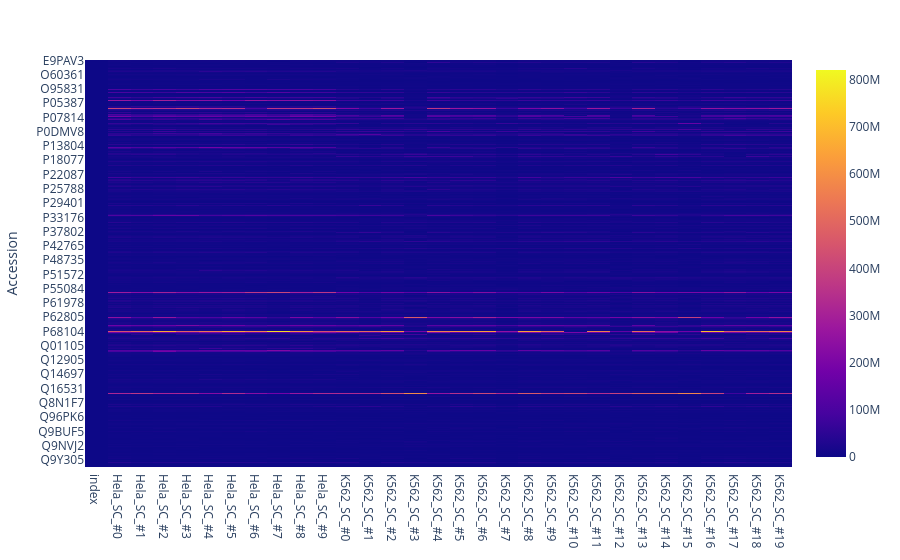

The notebook cell this image was saved under:
### Code cell
# Protein Abundance Heat Map
plot_options={
            "compare groups": ["Hela_SC","K562_SC"],
            "log2_transform": False,
            "significant_only": False,
            "alpha": 0.05, 
            "min_fold_change": 2
        }
figure, _, _ =plotter.heatmap_plots(data_obj, plot_options, saved_settings, missing_value_thresh=33)
figure.show()

### Figure 1 — Plotly figure (JSON) as saved in the notebook; plotly's stock layout.template omitted (floating-point values rounded to 4 significant figures; data arrays with more than 128 entries replaced by an {"elided": "..."} marker saying what was removed)
{"data": [{"coloraxis": "coloraxis", "hovertemplate": "x: %{x}<br>Accession: %{y}<br>color: %{z}<extra></extra>", "name": "0", "type": "heatmap", "x": ["index", "Hela_SC_#0", "Hela_SC_#1", "Hela_SC_#2", "Hela_SC_#3", "Hela_SC_#4", "Hela_SC_#5", "Hela_SC_#6", "Hela_SC_#7", "Hela_SC_#8", "Hela_SC_#9", "Hela_SC_#1", "Hela_SC_#1", "Hela_SC_#1", "Hela_SC_#1", "Hela_SC_#1", "Hela_SC_#1", "Hela_SC_#1", "Hela_SC_#1", "Hela_SC_#1", "Hela_SC_#1", "K562_SC_#0", "K562_SC_#1", "K562_SC_#2", "K562_SC_#3", "K562_SC_#4", "K562_SC_#5", "K562_SC_#6", "K562_SC_#7", "K562_SC_#8", "K562_SC_#9", "K562_SC_#10", "K562_SC_#11", "K562_SC_#12", "K562_SC_#13", "K562_SC_#14", "K562_SC_#15", "K562_SC_#16", "K562_SC_#17", "K562_SC_#18", "K562_SC_#19"], "xaxis": "x", "y": {"elided": "542 str values"}, "yaxis": "y", "z": {"elided": "542x41 float values"}}], "layout": {"coloraxis": {"colorscale": [[0, "#0d0887"], [0.1111, "#46039f"], [0.2222, "#7201a8"], [0.3333, "#9c179e"], [0.4444, "#bd3786"], [0.5556, "#d8576b"], [0.6667, "#ed7953"], [0.7778, "#fb9f3a"], [0.8889, "#fdca26"], [1, "#f0f921"]]}, "margin": {"t": 60}, "xaxis": {"anchor": "y", "domain": [0, 1]}, "yaxis": {"anchor": "x", "autorange": "reversed", "domain": [0, 1], "title": {"text": "Accession"}}}}
